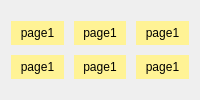
                                      <widget class="QWidget" name="page_10">
                                       <layout class="QHBoxLayout" name="horizontalLayout_40">
                                        <item>
                                         <layout class="QGridLayout" name="gridLayout_11">
                                          <property name="leftMargin">
                                           <number>0</number>
                                          </property>
                                          <property name="topMargin">
                                           <number>10</number>
                                          </property>
                                          <property name="rightMargin">
                                           <number>0</number>
                                          </property>
                                          <property name="bottomMargin">
                                           <number>10</number>
                                          </property>
                                          <property name="spacing">
                                           <number>10</number>
                                          </property>
                                          <item row="0" column="1">
                                           <widget class="QLabel" name="label_111">
                                            <property name="maximumSize">
                                             <size>
                                              <width>120</width>
                                              <height>120</height>
                                             </size>
                                            </property>
                                            <property name="styleSheet">
                                             <string notr="true">*{background: rgb(255, 243, 149)
}</string>
                                            </property>
                                            <property name="text">
                                             <string>page1</string>
                                            </property>
                                            <property name="alignment">
                                             <set>Qt::AlignCenter</set>
                                            </property>
                                           </widget>
                                          </item>
                                          <item row="1" column="1">
                                           <widget class="QLabel" name="label_112">
                                            <property name="maximumSize">
                                             <size>
                                              <width>120</width>
                                              <height>120</height>
                                             </size>
                                            </property>
                                            <property name="styleSheet">
                                             <string notr="true">*{background: rgb(255, 243, 149)
}</string>
                                            </property>
                                            <property name="text">
                                             <string>page1</string>
                                            </property>
                                            <property name="alignment">
                                             <set>Qt::AlignCenter</set>
                                            </property>
                                           </widget>
                                          </item>
                                          <item row="1" column="0">
                                           <widget class="QLabel" name="label_113">
                                            <property name="maximumSize">
                                             <size>
                                              <width>120</width>
                                              <height>120</height>
                                             </size>
                                            </property>
                                            <property name="styleSheet">
                                             <string notr="true">*{background: rgb(255, 243, 149)
}</string>
                                            </property>
                                            <property name="text">
                                             <string>page1</string>
                                            </property>
                                            <property name="alignment">
                                             <set>Qt::AlignCenter</set>
                                            </property>
                                           </widget>
                                          </item>
                                          <item row="0" column="0">
                                           <widget class="QLabel" name="label_114">
                                            <property name="maximumSize">
                                             <size>
                                              <width>120</width>
                                              <height>120</height>
                                             </size>
                                            </property>
                                            <property name="styleSheet">
                                             <string notr="true">*{background: rgb(255, 243, 149)
}</string>
                                            </property>
                                            <property name="text">
                                             <string>page1</string>
                                            </property>
                                            <property name="alignment">
                                             <set>Qt::AlignCenter</set>
                                            </property>
                                           </widget>
                                          </item>
                                          <item row="0" column="2">
                                           <widget class="QLabel" name="label_115">
                                            <property name="maximumSize">
                                             <size>
                                              <width>120</width>
                                              <height>120</height>
                                             </size>
                                            </property>
                                            <property name="styleSheet">
                                             <string notr="true">*{background: rgb(255, 243, 149)
}</string>
                                            </property>
                                            <property name="text">
                                             <string>page1</string>
                                            </property>
                                            <property name="alignment">
                                             <set>Qt::AlignCenter</set>
                                            </property>
                                           </widget>
                                          </item>
                                          <item row="1" column="2">
                                           <widget class="QLabel" name="label_116">
                                            <property name="maximumSize">
                                             <size>
                                              <width>120</width>
                                              <height>120</height>
                                             </size>
                                            </property>
                                            <property name="styleSheet">
                                             <string notr="true">*{background: rgb(255, 243, 149)
}</string>
                                            </property>
                                            <property name="text">
                                             <string>page1</string>
                                            </property>
                                            <property name="alignment">
                                             <set>Qt::AlignCenter</set>
                                            </property>
                                           </widget>
                                          </item>
                                         </layout>
                                        </item>
                                       </layout>
                                      </widget>
